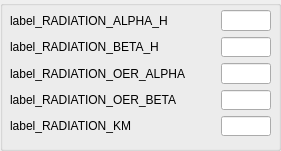
           <widget class="QGroupBox" name="groupBox_radiation">
            <property name="geometry">
             <rect>
              <x>20</x>
              <y>300</y>
              <width>281</width>
              <height>151</height>
             </rect>
            </property>
            <property name="title">
             <string/>
            </property>
            <widget class="QWidget" name="gridLayoutWidget_3">
             <property name="geometry">
              <rect>
               <x>10</x>
               <y>10</y>
               <width>261</width>
               <height>126</height>
              </rect>
             </property>
             <layout class="QGridLayout" name="gridLayout_7">
              <item row="0" column="0">
               <widget class="QMyLabel" name="label_RADIATION_ALPHA_H">
                <property name="text">
                 <string>label_RADIATION_ALPHA_H</string>
                </property>
               </widget>
              </item>
              <item row="0" column="1">
               <widget class="QLineEdit" name="line_RADIATION_ALPHA_H">
                <property name="maximumSize">
                 <size>
                  <width>50</width>
                  <height>16777215</height>
                 </size>
                </property>
               </widget>
              </item>
              <item row="1" column="0">
               <widget class="QMyLabel" name="label_RADIATION_BETA_H">
                <property name="text">
                 <string>label_RADIATION_BETA_H</string>
                </property>
               </widget>
              </item>
              <item row="1" column="1">
               <widget class="QLineEdit" name="line_RADIATION_BETA_H">
                <property name="maximumSize">
                 <size>
                  <width>50</width>
                  <height>16777215</height>
                 </size>
                </property>
               </widget>
              </item>
              <item row="2" column="0">
               <widget class="QMyLabel" name="label_RADIATION_OER_ALPHA">
                <property name="text">
                 <string>label_RADIATION_OER_ALPHA</string>
                </property>
               </widget>
              </item>
              <item row="2" column="1">
               <widget class="QLineEdit" name="line_RADIATION_OER_ALPHA">
                <property name="maximumSize">
                 <size>
                  <width>50</width>
                  <height>16777215</height>
                 </size>
                </property>
               </widget>
              </item>
              <item row="3" column="0">
               <widget class="QMyLabel" name="label_RADIATION_OER_BETA">
                <property name="text">
                 <string>label_RADIATION_OER_BETA</string>
                </property>
               </widget>
              </item>
              <item row="3" column="1">
               <widget class="QLineEdit" name="line_RADIATION_OER_BETA">
                <property name="maximumSize">
                 <size>
                  <width>50</width>
                  <height>16777215</height>
                 </size>
                </property>
               </widget>
              </item>
              <item row="4" column="0">
               <widget class="QMyLabel" name="label_RADIATION_KM">
                <property name="text">
                 <string>label_RADIATION_KM</string>
                </property>
               </widget>
              </item>
              <item row="4" column="1">
               <widget class="QLineEdit" name="line_RADIATION_KM">
                <property name="maximumSize">
                 <size>
                  <width>50</width>
                  <height>16777215</height>
                 </size>
                </property>
               </widget>
              </item>
             </layout>
            </widget>
           </widget>
